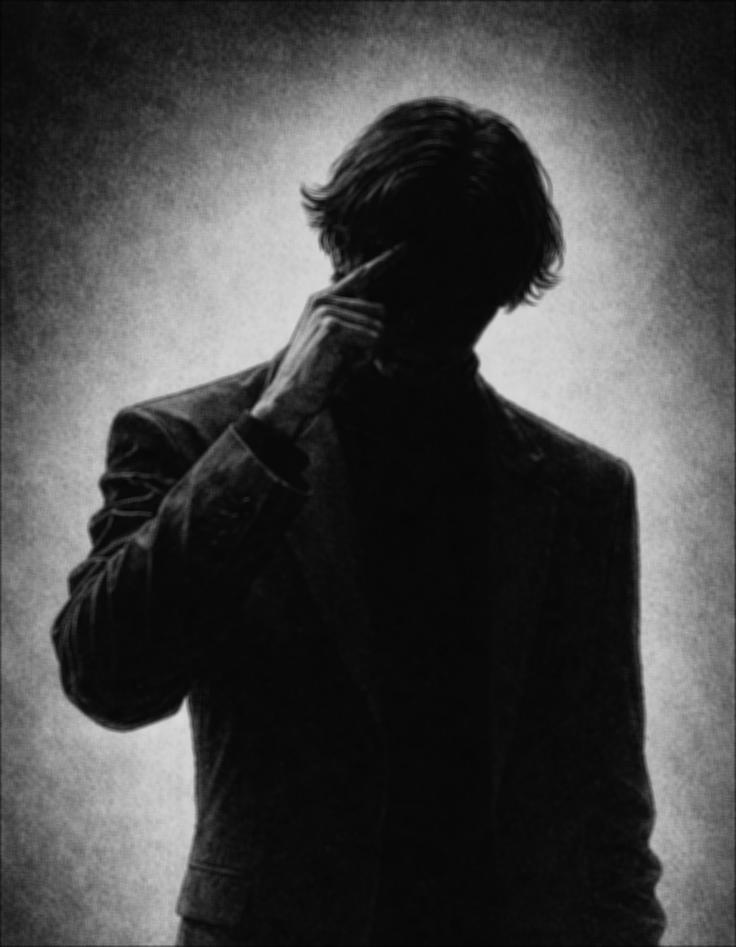
#> input picture hasil_convolution.jpg, 736 x 947 px, given in place of input.jpg, which was not available
$ jupyter execute 'Tugas_Mandiri_(6)_Rafki_Ahmad_Pagamanda_2311533016.ipynb'   (shell and % lines are left out)   (text cells are left out)
#> lines starting #> are read from the running program, lines starting #| are printed output that depends on the picture; pictures that were not available may be replaced by others from this repository, and a replacement may not be noted
[cell 1]
from google.colab import files
uploaded = files.upload()
#> the answer given: hasil_convolution.jpg

[cell 2]
import cv2
import numpy as np

# Load image
image = cv2.imread("input.jpg", cv2.IMREAD_GRAYSCALE)
#> image is the input picture: shape (947, 736); min 4, max 221, mean 68.1

# Cek apakah gambar ada
if image is None:
    print("Gambar tidak ditemukan!")
else:
    print("Gambar berhasil dibaca!")

# Masukkan nilai skalar
c = float(input("Masukkan nilai skalar: "))
#> the answer given: 3

# Perkalian
multiply_result = image.astype(np.float32) * c
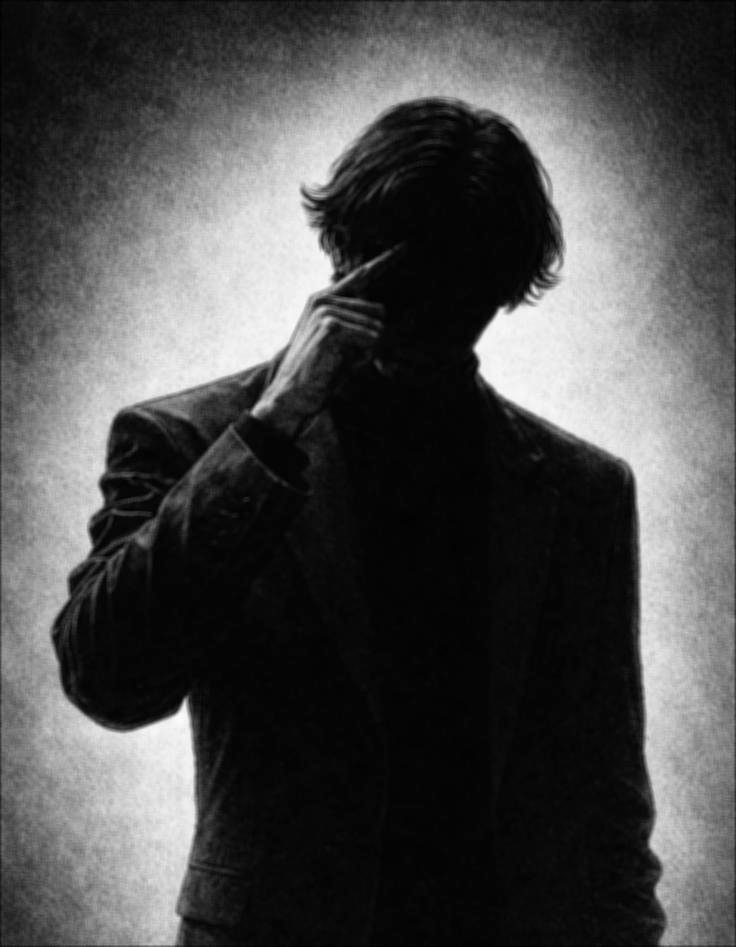
#> multiply_result: shape (947, 736) float32; min 12, max 663, mean 204.3; drawn with min black and max white
multiply_result = np.clip(multiply_result, 0, 255)
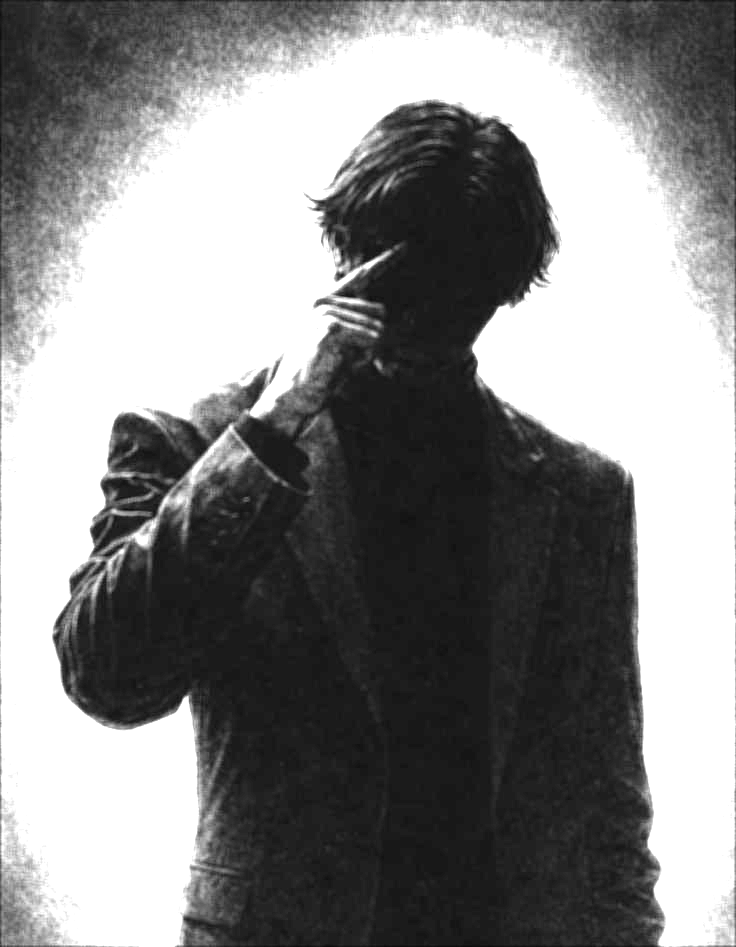
#> multiply_result: shape (947, 736) float32; min 12, max 255, mean 134.6
multiply_result = multiply_result.astype(np.uint8)

# Pembagian
divide_result = image.astype(np.float32) / c
divide_result = np.clip(divide_result, 0, 255)
divide_result = divide_result.astype(np.uint8)
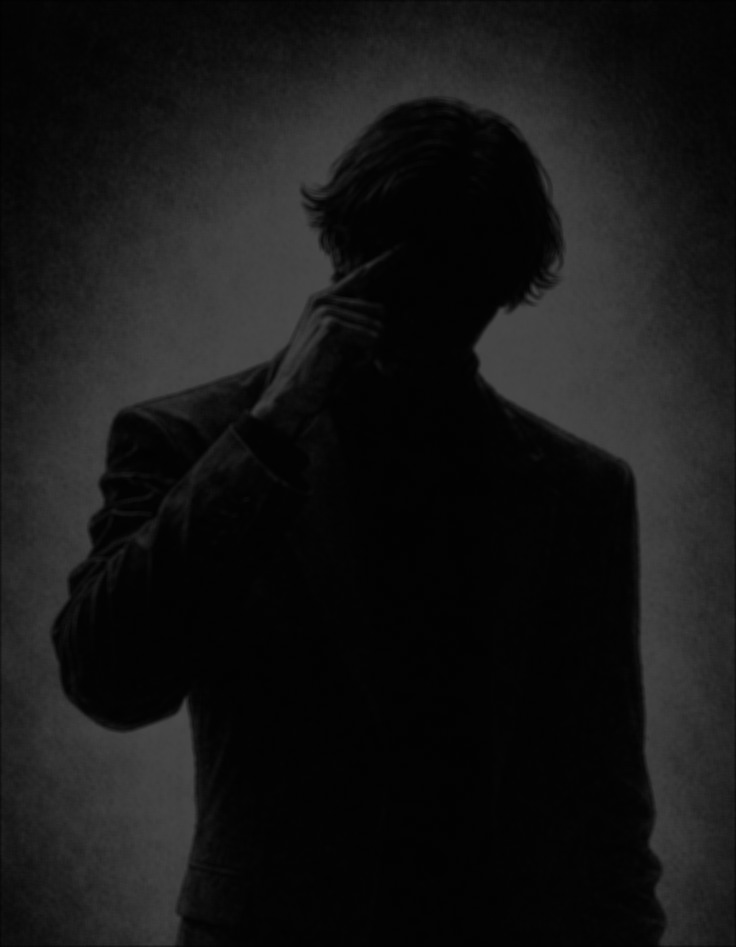
#> divide_result: shape (947, 736); min 1, max 73, mean 22.4

# Simpan hasil
cv2.imwrite("hasil_perkalian.jpg", multiply_result)
cv2.imwrite("hasil_pembagian.jpg", divide_result)

print("Selesai! File disimpan.")
